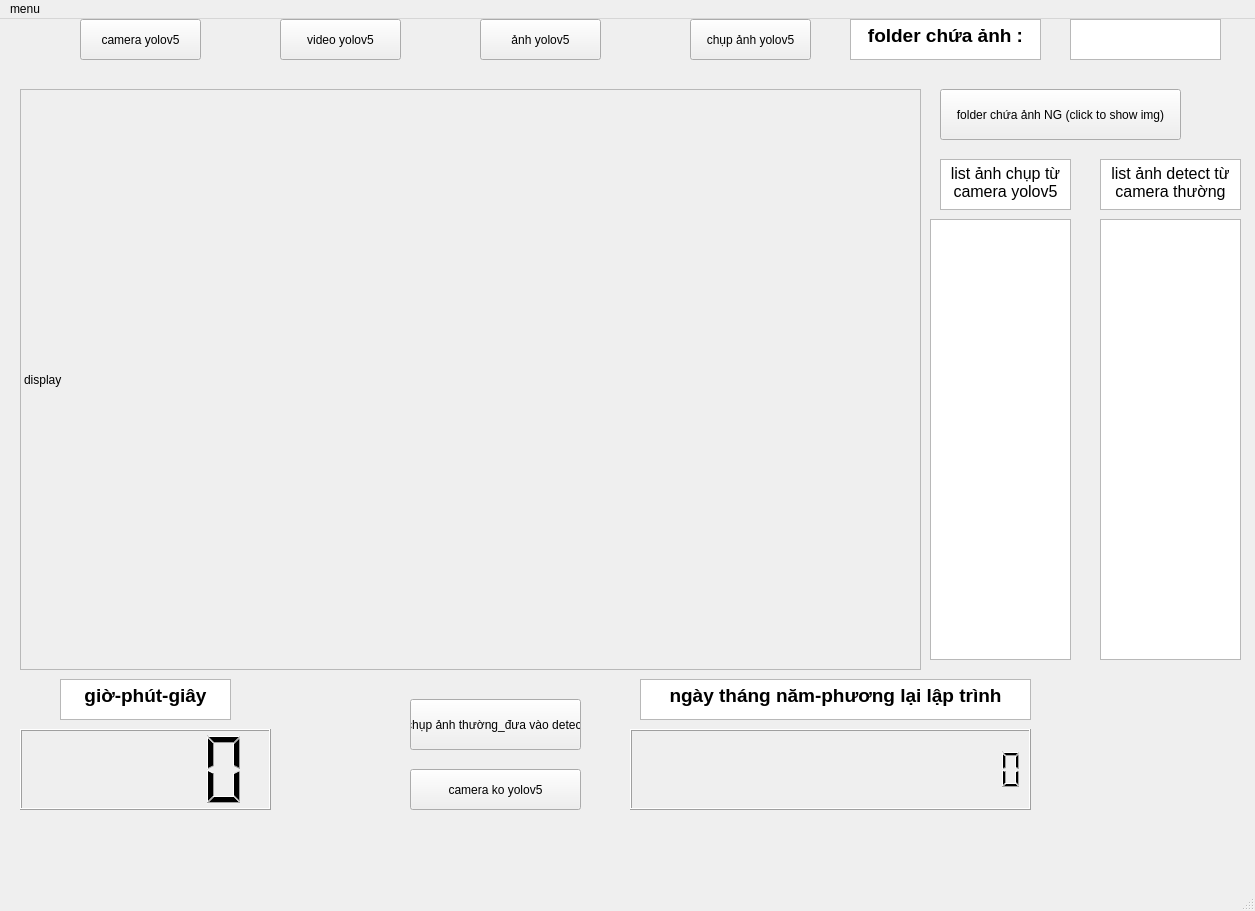
<?xml version="1.0" encoding="UTF-8"?>
<ui version="4.0">
 <class>MainWindow</class>
 <widget class="QMainWindow" name="MainWindow">
  <property name="geometry">
   <rect>
    <x>0</x>
    <y>0</y>
    <width>1255</width>
    <height>911</height>
   </rect>
  </property>
  <property name="windowTitle">
   <string>MainWindow</string>
  </property>
  <widget class="QWidget" name="centralwidget">
   <widget class="QWidget" name="horizontalLayoutWidget">
    <property name="geometry">
     <rect>
      <x>20</x>
      <y>70</y>
      <width>901</width>
      <height>581</height>
     </rect>
    </property>
    <layout class="QHBoxLayout" name="horizontalLayout">
     <item>
      <widget class="QLabel" name="display">
       <property name="frameShape">
        <enum>QFrame::StyledPanel</enum>
       </property>
       <property name="text">
        <string>display</string>
       </property>
      </widget>
     </item>
    </layout>
   </widget>
   <widget class="QLCDNumber" name="hour">
    <property name="geometry">
     <rect>
      <x>20</x>
      <y>710</y>
      <width>251</width>
      <height>81</height>
     </rect>
    </property>
   </widget>
   <widget class="QLCDNumber" name="day">
    <property name="geometry">
     <rect>
      <x>630</x>
      <y>710</y>
      <width>401</width>
      <height>81</height>
     </rect>
    </property>
    <property name="font">
     <font>
      <weight>75</weight>
      <bold>true</bold>
     </font>
    </property>
    <property name="smallDecimalPoint">
     <bool>false</bool>
    </property>
    <property name="digitCount">
     <number>19</number>
    </property>
   </widget>
   <widget class="QTextBrowser" name="textBrowser">
    <property name="geometry">
     <rect>
      <x>60</x>
      <y>660</y>
      <width>171</width>
      <height>41</height>
     </rect>
    </property>
    <property name="html">
     <string>&lt;!DOCTYPE HTML PUBLIC &quot;-//W3C//DTD HTML 4.0//EN&quot; &quot;http://www.w3.org/TR/REC-html40/strict.dtd&quot;&gt;
&lt;html&gt;&lt;head&gt;&lt;meta name=&quot;qrichtext&quot; content=&quot;1&quot; /&gt;&lt;style type=&quot;text/css&quot;&gt;
p, li { white-space: pre-wrap; }
&lt;/style&gt;&lt;/head&gt;&lt;body style=&quot; font-family:'MS Shell Dlg 2'; font-size:8.25pt; font-weight:400; font-style:normal;&quot;&gt;
&lt;p align=&quot;center&quot; style=&quot; margin-top:0px; margin-bottom:0px; margin-left:0px; margin-right:0px; -qt-block-indent:0; text-indent:0px;&quot;&gt;&lt;span style=&quot; font-size:14pt; font-weight:600;&quot;&gt;giờ-phút-giây&lt;/span&gt;&lt;/p&gt;&lt;/body&gt;&lt;/html&gt;</string>
    </property>
   </widget>
   <widget class="QTextBrowser" name="textBrowser1">
    <property name="geometry">
     <rect>
      <x>640</x>
      <y>660</y>
      <width>391</width>
      <height>41</height>
     </rect>
    </property>
    <property name="html">
     <string>&lt;!DOCTYPE HTML PUBLIC &quot;-//W3C//DTD HTML 4.0//EN&quot; &quot;http://www.w3.org/TR/REC-html40/strict.dtd&quot;&gt;
&lt;html&gt;&lt;head&gt;&lt;meta name=&quot;qrichtext&quot; content=&quot;1&quot; /&gt;&lt;style type=&quot;text/css&quot;&gt;
p, li { white-space: pre-wrap; }
&lt;/style&gt;&lt;/head&gt;&lt;body style=&quot; font-family:'MS Shell Dlg 2'; font-size:8.25pt; font-weight:400; font-style:normal;&quot;&gt;
&lt;p align=&quot;center&quot; style=&quot; margin-top:0px; margin-bottom:0px; margin-left:0px; margin-right:0px; -qt-block-indent:0; text-indent:0px;&quot;&gt;&lt;span style=&quot; font-size:14pt; font-weight:600;&quot;&gt;ngày tháng năm-phương lại lập trình&lt;/span&gt;&lt;/p&gt;&lt;/body&gt;&lt;/html&gt;</string>
    </property>
   </widget>
   <widget class="QPushButton" name="butto_camera">
    <property name="geometry">
     <rect>
      <x>80</x>
      <y>0</y>
      <width>121</width>
      <height>41</height>
     </rect>
    </property>
    <property name="text">
     <string>camera yolov5</string>
    </property>
   </widget>
   <widget class="QPushButton" name="button_video">
    <property name="geometry">
     <rect>
      <x>280</x>
      <y>0</y>
      <width>121</width>
      <height>41</height>
     </rect>
    </property>
    <property name="text">
     <string>video yolov5</string>
    </property>
   </widget>
   <widget class="QPushButton" name="button_img">
    <property name="geometry">
     <rect>
      <x>480</x>
      <y>0</y>
      <width>121</width>
      <height>41</height>
     </rect>
    </property>
    <property name="text">
     <string>ảnh yolov5</string>
    </property>
   </widget>
   <widget class="QPushButton" name="capture">
    <property name="geometry">
     <rect>
      <x>690</x>
      <y>0</y>
      <width>121</width>
      <height>41</height>
     </rect>
    </property>
    <property name="text">
     <string>chụp ảnh yolov5</string>
    </property>
   </widget>
   <widget class="QListView" name="list_img">
    <property name="geometry">
     <rect>
      <x>930</x>
      <y>200</y>
      <width>141</width>
      <height>441</height>
     </rect>
    </property>
   </widget>
   <widget class="QTextBrowser" name="textBrowser_3">
    <property name="geometry">
     <rect>
      <x>940</x>
      <y>140</y>
      <width>131</width>
      <height>51</height>
     </rect>
    </property>
    <property name="html">
     <string>&lt;!DOCTYPE HTML PUBLIC &quot;-//W3C//DTD HTML 4.0//EN&quot; &quot;http://www.w3.org/TR/REC-html40/strict.dtd&quot;&gt;
&lt;html&gt;&lt;head&gt;&lt;meta name=&quot;qrichtext&quot; content=&quot;1&quot; /&gt;&lt;style type=&quot;text/css&quot;&gt;
p, li { white-space: pre-wrap; }
&lt;/style&gt;&lt;/head&gt;&lt;body style=&quot; font-family:'MS Shell Dlg 2'; font-size:8.25pt; font-weight:400; font-style:normal;&quot;&gt;
&lt;p align=&quot;center&quot; style=&quot; margin-top:0px; margin-bottom:0px; margin-left:0px; margin-right:0px; -qt-block-indent:0; text-indent:0px;&quot;&gt;&lt;span style=&quot; font-size:12pt;&quot;&gt;list ảnh chụp từ camera yolov5&lt;/span&gt;&lt;/p&gt;&lt;/body&gt;&lt;/html&gt;</string>
    </property>
   </widget>
   <widget class="QTextBrowser" name="folder">
    <property name="geometry">
     <rect>
      <x>850</x>
      <y>0</y>
      <width>191</width>
      <height>41</height>
     </rect>
    </property>
    <property name="html">
     <string>&lt;!DOCTYPE HTML PUBLIC &quot;-//W3C//DTD HTML 4.0//EN&quot; &quot;http://www.w3.org/TR/REC-html40/strict.dtd&quot;&gt;
&lt;html&gt;&lt;head&gt;&lt;meta name=&quot;qrichtext&quot; content=&quot;1&quot; /&gt;&lt;style type=&quot;text/css&quot;&gt;
p, li { white-space: pre-wrap; }
&lt;/style&gt;&lt;/head&gt;&lt;body style=&quot; font-family:'MS Shell Dlg 2'; font-size:8.25pt; font-weight:400; font-style:normal;&quot;&gt;
&lt;p align=&quot;center&quot; style=&quot; margin-top:0px; margin-bottom:0px; margin-left:0px; margin-right:0px; -qt-block-indent:0; text-indent:0px;&quot;&gt;&lt;span style=&quot; font-size:14pt; font-weight:600;&quot;&gt;folder chứa ảnh :&lt;/span&gt;&lt;/p&gt;&lt;/body&gt;&lt;/html&gt;</string>
    </property>
   </widget>
   <widget class="QTextEdit" name="name_folder">
    <property name="geometry">
     <rect>
      <x>1070</x>
      <y>0</y>
      <width>151</width>
      <height>41</height>
     </rect>
    </property>
   </widget>
   <widget class="QPushButton" name="IMGNG">
    <property name="geometry">
     <rect>
      <x>940</x>
      <y>70</y>
      <width>241</width>
      <height>51</height>
     </rect>
    </property>
    <property name="text">
     <string>folder chứa ảnh NG (click to show img)</string>
    </property>
    <property name="iconSize">
     <size>
      <width>30</width>
      <height>30</height>
     </size>
    </property>
   </widget>
   <widget class="QPushButton" name="capture_thuong">
    <property name="geometry">
     <rect>
      <x>410</x>
      <y>680</y>
      <width>171</width>
      <height>51</height>
     </rect>
    </property>
    <property name="text">
     <string>chụp ảnh thường_đưa vào detect</string>
    </property>
   </widget>
   <widget class="QPushButton" name="camer_thuong">
    <property name="geometry">
     <rect>
      <x>410</x>
      <y>750</y>
      <width>171</width>
      <height>41</height>
     </rect>
    </property>
    <property name="text">
     <string>camera ko yolov5</string>
    </property>
   </widget>
   <widget class="QListView" name="list_img_camer_thuong">
    <property name="geometry">
     <rect>
      <x>1100</x>
      <y>200</y>
      <width>141</width>
      <height>441</height>
     </rect>
    </property>
   </widget>
   <widget class="QTextBrowser" name="textBrowser_4">
    <property name="geometry">
     <rect>
      <x>1100</x>
      <y>140</y>
      <width>141</width>
      <height>51</height>
     </rect>
    </property>
    <property name="html">
     <string>&lt;!DOCTYPE HTML PUBLIC &quot;-//W3C//DTD HTML 4.0//EN&quot; &quot;http://www.w3.org/TR/REC-html40/strict.dtd&quot;&gt;
&lt;html&gt;&lt;head&gt;&lt;meta name=&quot;qrichtext&quot; content=&quot;1&quot; /&gt;&lt;style type=&quot;text/css&quot;&gt;
p, li { white-space: pre-wrap; }
&lt;/style&gt;&lt;/head&gt;&lt;body style=&quot; font-family:'MS Shell Dlg 2'; font-size:8.25pt; font-weight:400; font-style:normal;&quot;&gt;
&lt;p align=&quot;center&quot; style=&quot; margin-top:0px; margin-bottom:0px; margin-left:0px; margin-right:0px; -qt-block-indent:0; text-indent:0px;&quot;&gt;&lt;span style=&quot; font-size:12pt;&quot;&gt;list ảnh detect từ camera thường&lt;/span&gt;&lt;/p&gt;&lt;/body&gt;&lt;/html&gt;</string>
    </property>
   </widget>
  </widget>
  <widget class="QMenuBar" name="menubar">
   <property name="geometry">
    <rect>
     <x>0</x>
     <y>0</y>
     <width>1255</width>
     <height>21</height>
    </rect>
   </property>
   <widget class="QMenu" name="menumenu">
    <property name="title">
     <string>menu</string>
    </property>
    <addaction name="actionfile_img"/>
    <addaction name="actionfile_video"/>
    <addaction name="separator"/>
   </widget>
   <addaction name="menumenu"/>
  </widget>
  <widget class="QStatusBar" name="statusbar"/>
  <action name="actionfile_img">
   <property name="text">
    <string>file_img</string>
   </property>
  </action>
  <action name="actionfile_video">
   <property name="text">
    <string>file video</string>
   </property>
  </action>
 </widget>
 <resources/>
 <connections/>
</ui>
